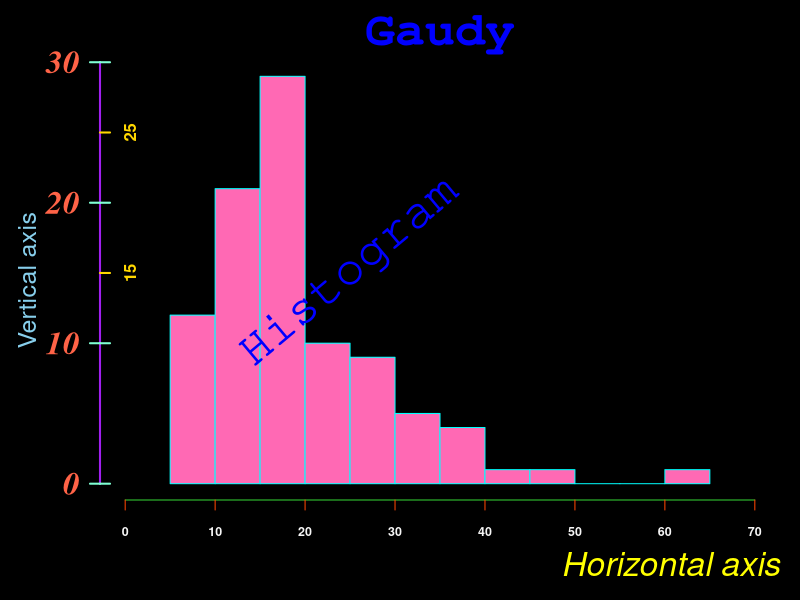

This chart was generated by the following R code:
# Section 2
# Group C
#  Qiaoqiao Jiang
#  Yunyun Tao
#  Ryan Quigley
# Problem 1

# Dataset
data(Cars93, package = "MASS")

# Histogram
par(mar = c(5,5,3,1), bg = "black")
hist(Cars93$Price, 
	xlim = c(0,70), 
	col = "hotpink", 
	border = "cyan", 
	ann = FALSE, 
	axes = FALSE)

# X-axis
axis(1, 
	at = seq.int(0, 70, by = 10), 
	labels = seq.int(0, 70, by = 10), 
	col = "limegreen", 
	col.ticks = "orangered",
	col.axis = "whitesmoke",
	family = "sans", 
	font.axis = 2, 
	cex.axis = 0.75)

# Y-axis: major ticks
axis(2, 
	at = seq.int(0, 30, by = 10), 
	labels = seq.int(0, 30, by = 10), 
	col = "purple", 
	col.ticks = "aquamarine", 
	lwd = 2, 
	lwd.ticks = 2,
	family = "serif", 
	font.axis = 4, 
	cex.axis = 2, 
	col.axis = "tomato", 
	las = 1)
# Y-axis: major ticks (inside)
axis(2, 
	at = seq.int(0, 30, by = 10), 
	labels = NA, col = "transparent", 
	col.ticks = "aquamarine", 
	lwd.ticks = 2, 
	tcl = -par("tcl"))

# Y-axis: minor ticks
axis(2, 
	at = c(15, 25), 
	labels = c(15, 25), 
	col = "transparent", 
	col.ticks = "gold", 
	lwd.ticks = 2, 
	tcl = -par("tcl"),
	family = "sans", 
	font.axis = 2, 
	cex.axis = 1, 
	col.axis = "gold", 
	las = 0, 
	mgp = c(3,-2,0))

# Main title
title(main = "Gaudy", 
	col.main = "blue", 
	font.main = 2, 
	family = "mono", 
	cex.main = 3)
# X-axis label
title(xlab = "Horizontal axis", 
	col.lab = "yellow", 
	font.lab = 3, 
	family = "sans", 
	cex.lab = 2, 
	adj = 1)
# Y-axis label
title(ylab = "Vertical axis", 
	col.lab = "skyblue", 
	family = "sans", 
	cex.lab = 1.5)

# Text overlay
text(x = 25, y = 15, 
	labels = "Histogram", 
	col = "blue", 
	cex = 3, 
	srt = 40, 
	family = "mono")
